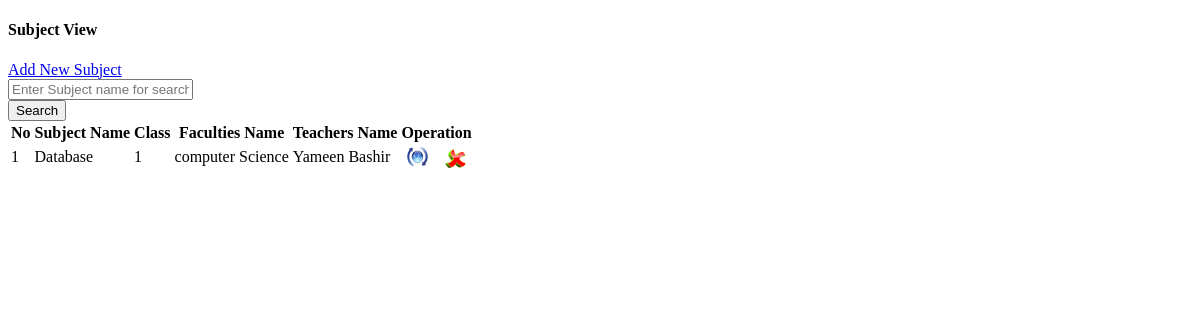
Screenshot of /View_Subjects.php with the database file from the repository.
### tables this page shows
CREATE TABLE `sub_tbl` (
  `sub_id` int(10) UNSIGNED NOT NULL,
  `faculties_id` varchar(50) NOT NULL,
  `teacher_id` varchar(50) NOT NULL,
  `semester` varchar(10) NOT NULL,
  `sub_name` varchar(100) NOT NULL,
  `note` varchar(100) NOT NULL
);

### View_Subjects.php (the view, shortened to what this page needs)
<?php
$c=mysqli_connect("localhost","root","","database") or die("No Connection");
?>
<!DOCTYPE html PUBLIC "-//W3C//DTD XHTML 1.0 Transitional//EN" "http://www.w3.org/TR/xhtml1/DTD/xhtml1-transitional.dtd">
<html xmlns="http://www.w3.org/1999/xhtml">
<head>
<link rel="stylesheet" type="text/css" href="css/style_view.css" />
</head>
<body>
<div class="col-md-12  view-form-style">
<div class="col-md-12 entry-head margin-20b">
    <h4 class="left">Subject View</h4>
    <a class="btn btn-primary right" href="?tag=subject_entry">Add New Subject</a>
</div>
<form role="form" data-toggle="validator" method="post" class="form-horizontal">
    <div class="form-group">
        <div class="col-md-9 col-md-offset-1     col-xs-9 col-sm-10">
            <input type="text" class="form-control" name="searchtxt" Placeholder="Enter Subject name for search" autocomplete="off"/></div>
        <input type="submit" name="btnsearch" value="Search" class="btn btn-info"/>
    </div>
</form>
<div class="table-responsive">
	<form method="post">
        <table class="table table-bordered">
        <tr>
            <th>No</th>
            <th>Subject Name</th>
            <th>Class</th>
            <th>Faculties Name</th>
            <th>Teachers Name</th>
            <th colspan="2">Operation</th>
      	</tr>
         <?php
		 $key="";
	if($key !="")
		$sql_sel=mysqli_query($c,"SElECT * FROM sub_tbl WHERE sub_name  like '%$key%' ");
	else
        $sql_sel=mysqli_query($c,"SELECT * FROM sub_tbl");
    $i=0;
    while($row=mysqli_fetch_array($sql_sel)){
    $i++;
    $color=($i%2==0)?"lightblue":"white";
    ?>
      <tr bgcolor="<?php echo $color?>">
            <td><?php echo $i;?></td>
          <td><?php echo $row['sub_name'];?></td>
          <td><?php echo $row['semester'];?></td>
          <td><?php echo $row['faculties_id'];?></td>
            <td><?php echo $row['teacher_id'];?></td>
            <td align="center"><a href="?tag=subject_entry&opr=upd&rs_id=<?php echo $row['sub_id'];?>" title="Upate"><img src="picture/update.png" /></a></td>
            <td align="center"><a href="?tag=view_subjects&opr=del&rs_id=<?php echo $row['sub_id'];?>" title="Delete"><img src="picture/delete.png" /></a></td>
        </tr>
    <?php
    }
    ?>
   	</table>
 	</form>
</div>
</body>
</html>

### rows the page displays
sub_tbl: sub_name "Database", semester "1", faculties "computer Science", teacher "Yameen Bashir"
